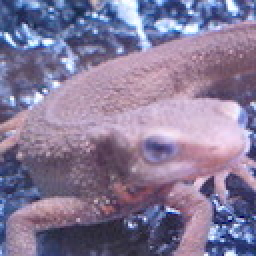
//> input picture assets/imori.jpg, 128 x 128 px (shown 2 times larger)
$ ./license_plate_detection_test   (built with g++ and OpenCV 4)
//> lines starting //> are read from the running program, lines starting //| are printed output that depends on the picture; after the words box and inside, x2 and y2 are one past the last pixel; in counts of white or black regions, pixels touching at a corner belong together
### cpp/advanced/special_detection/license_plate_detection.hpp
#ifndef LICENSE_PLATE_DETECTION_HPP
#define LICENSE_PLATE_DETECTION_HPP

#include <opencv2/opencv.hpp>
#include <vector>

namespace ip101 {
namespace advanced {

/**
 * @brief 车牌信息结构体
 */
struct LicensePlateInfo {
    cv::Rect rect;                 // 车牌区域矩形
    cv::Mat plate_img;             // 车牌图像
    double confidence;             // 检测置信度
    std::vector<cv::Rect> chars;   // 字符区域
    std::string plate_number;      // 车牌号码（如果进行了字符识别）
};

/**
 * @brief 车牌检测参数结构体
 */
struct LicensePlateDetectionParams {
    double min_area_ratio;         // 车牌面积与图像面积的最小比例
    double max_area_ratio;         // 车牌面积与图像面积的最大比例
    double min_aspect_ratio;       // 车牌宽高比最小值
    double max_aspect_ratio;       // 车牌宽高比最大值
    double min_plate_confidence;   // 最小车牌检测置信度

    // 默认构造函数
    LicensePlateDetectionParams() :
        min_area_ratio(0.001),
        max_area_ratio(0.05),
        min_aspect_ratio(2.0),
        max_aspect_ratio(6.0),
        min_plate_confidence(0.6)
    {}
};

/**
 * @brief 车牌检测算法
 * @param src 输入图像
 * @param plates 检测到的车牌信息
 * @param params 车牌检测参数
 */
void detect_license_plates(const cv::Mat& src, std::vector<LicensePlateInfo>& plates,
                         const LicensePlateDetectionParams& params = LicensePlateDetectionParams());

/**
 * @brief 基于边缘检测和几何特性的车牌定位
 * @param src 输入图像
 * @param plates 检测到的车牌区域
 * @param params 车牌检测参数
 */
void detect_plates_edge_based(const cv::Mat& src, std::vector<LicensePlateInfo>& plates,
                            const LicensePlateDetectionParams& params);

/**
 * @brief 基于颜色特征的车牌定位
 * @param src 输入图像
 * @param plates 检测到的车牌区域
 * @param params 车牌检测参数
 */
void detect_plates_color_based(const cv::Mat& src, std::vector<LicensePlateInfo>& plates,
                             const LicensePlateDetectionParams& params);

/**
 * @brief 车牌倾斜校正
 * @param plate_img 输入车牌图像
 * @param corrected_img 校正后的图像
 */
void correct_plate_skew(const cv::Mat& plate_img, cv::Mat& corrected_img);

/**
 * @brief 车牌字符分割
 * @param plate_img 车牌图像
 * @param chars 分割后的字符区域
 */
void segment_plate_chars(const cv::Mat& plate_img, std::vector<cv::Rect>& chars);

/**
 * @brief 在图像上绘制检测到的车牌
 * @param img 输入/输出图像
 * @param plates 检测到的车牌信息
 * @param draw_chars 是否绘制字符区域
 */
void draw_license_plates(cv::Mat& img, const std::vector<LicensePlateInfo>& plates, bool draw_chars = false);

} // namespace advanced
} // namespace ip101

#endif // LICENSE_PLATE_DETECTION_HPP

### cpp/advanced/special_detection/license_plate_detection.cpp
#include <advanced/detection/license_plate_detection.hpp>
#include <vector>
#include <algorithm>
#include <cmath>
#include <omp.h>

namespace ip101 {
namespace advanced {

void detect_license_plates(const cv::Mat& src, std::vector<LicensePlateInfo>& plates,
                          const LicensePlateDetectionParams& params) {
    CV_Assert(!src.empty());

    // 清空输出向量
    plates.clear();

    // 结合两种方法进行车牌检测
    std::vector<LicensePlateInfo> edge_based_plates;
    detect_plates_edge_based(src, edge_based_plates, params);

    std::vector<LicensePlateInfo> color_based_plates;
    detect_plates_color_based(src, color_based_plates, params);

    // 合并两种方法的结果
    plates.insert(plates.end(), edge_based_plates.begin(), edge_based_plates.end());
    plates.insert(plates.end(), color_based_plates.begin(), color_based_plates.end());

    // 非极大值抑制，去除重叠的检测结果
    if (!plates.empty()) {
        std::vector<LicensePlateInfo> nms_plates;
        std::vector<int> indices(plates.size());
        std::vector<float> confidences(plates.size());
        std::vector<cv::Rect> rects(plates.size());

        for (size_t i = 0; i < plates.size(); i++) {
            indices[i] = static_cast<int>(i);
            confidences[i] = static_cast<float>(plates[i].confidence);
            rects[i] = plates[i].rect;
        }

        // 使用OpenCV的NMS函数
        std::vector<int> keep_indices;
        cv::dnn::NMSBoxes(rects, confidences, static_cast<float>(params.min_plate_confidence), 0.3f, keep_indices);

        // 保留NMS后的车牌信息
        for (int idx : keep_indices) {
            nms_plates.push_back(plates[idx]);
        }

        plates = nms_plates;
    }

    // 处理每个检测到的车牌，提取字符
    for (auto& plate : plates) {
        if (plate.confidence >= params.min_plate_confidence) {
            // 校正车牌倾斜
            cv::Mat corrected_plate;
            correct_plate_skew(plate.plate_img, corrected_plate);
            plate.plate_img = corrected_plate;

            // 分割字符
            segment_plate_chars(plate.plate_img, plate.chars);
        }
    }
}

void detect_plates_edge_based(const cv::Mat& src, std::vector<LicensePlateInfo>& plates,
                             const LicensePlateDetectionParams& params) {
    CV_Assert(!src.empty());

    // 清空输出向量
    plates.clear();

    // 转换为灰度图像
    cv::Mat gray;
    if (src.channels() == 3) {
        cv::cvtColor(src, gray, cv::COLOR_BGR2GRAY);
    } else {
        gray = src.clone();
    }

    // 增强对比度
    cv::Mat contrast_enhanced;
    cv::equalizeHist(gray, contrast_enhanced);

    // 高斯模糊去噪
    cv::Mat blurred;
    cv::GaussianBlur(contrast_enhanced, blurred, cv::Size(5, 5), 0);

    // Sobel边缘检测
    cv::Mat grad_x, grad_y, grad;
    cv::Sobel(blurred, grad_x, CV_16S, 1, 0, 3);
    cv::Sobel(blurred, grad_y, CV_16S, 0, 1, 3);

    cv::Mat abs_grad_x, abs_grad_y;
    cv::convertScaleAbs(grad_x, abs_grad_x);
    cv::convertScaleAbs(grad_y, abs_grad_y);

    cv::addWeighted(abs_grad_x, 0.5, abs_grad_y, 0.5, 0, grad);

    // 二值化处理
    cv::Mat binary;
    cv::threshold(grad, binary, 0, 255, cv::THRESH_BINARY | cv::THRESH_OTSU);

    // 形态学处理，连接边缘
    cv::Mat element = cv::getStructuringElement(cv::MORPH_RECT, cv::Size(17, 3));
    cv::morphologyEx(binary, binary, cv::MORPH_CLOSE, element);

    // 查找轮廓
    std::vector<std::vector<cv::Point>> contours;
    cv::findContours(binary, contours, cv::RETR_EXTERNAL, cv::CHAIN_APPROX_SIMPLE);

    // 计算图像面积
    double img_area = src.rows * src.cols;
    double min_area = img_area * params.min_area_ratio;
    double max_area = img_area * params.max_area_ratio;

    // 处理轮廓
    for (const auto& contour : contours) {
        // 计算轮廓面积
        double area = cv::contourArea(contour);

        // 面积过滤
        if (area < min_area || area > max_area) {
            continue;
        }

        // 计算最小外接矩形
        cv::RotatedRect rot_rect = cv::minAreaRect(contour);
        cv::Rect rect = rot_rect.boundingRect();

        // 确保矩形在图像内部
        rect &= cv::Rect(0, 0, src.cols, src.rows);
        if (rect.width <= 0 || rect.height <= 0) {
            continue;
        }

        // 计算长宽比
        double aspect_ratio = static_cast<double>(rect.width) / rect.height;

        // 长宽比过滤
        if (aspect_ratio < params.min_aspect_ratio || aspect_ratio > params.max_aspect_ratio) {
            continue;
        }

        // 提取候选车牌区域
        cv::Mat plate_img = src(rect).clone();

        // 计算置信度（这里使用一个简单的启发式方法）
        // 对车牌区域进行分析，计算垂直边缘数量，越多越可能是车牌
        cv::Mat plate_gray;
        cv::cvtColor(plate_img, plate_gray, cv::COLOR_BGR2GRAY);

        cv::Mat plate_sobel_x;
        cv::Sobel(plate_gray, plate_sobel_x, CV_8U, 1, 0);

        cv::Mat plate_thresh;
        cv::threshold(plate_sobel_x, plate_thresh, 0, 255, cv::THRESH_BINARY | cv::THRESH_OTSU);

        // 统计垂直边缘的数量
        int edge_count = cv::countNonZero(plate_thresh);

        // 计算边缘密度（边缘像素数量除以面积）
        double edge_density = static_cast<double>(edge_count) / (rect.width * rect.height);

        // 边缘密度越高，越可能是车牌
        double confidence = std::min(1.0, edge_density * 100.0);

        // 创建车牌信息结构体
        if (confidence >= params.min_plate_confidence) {
            LicensePlateInfo plate_info;
            plate_info.rect = rect;
            plate_info.plate_img = plate_img;
            plate_info.confidence = confidence;

            plates.push_back(plate_info);
        }
    }
}

void detect_plates_color_based(const cv::Mat& src, std::vector<LicensePlateInfo>& plates,
                              const LicensePlateDetectionParams& params) {
    CV_Assert(!src.empty());
    CV_Assert(src.channels() == 3);  // 颜色检测需要彩色图像

    // 清空输出向量
    plates.clear();

    // 转换到HSV颜色空间，便于颜色分割
    cv::Mat hsv;
    cv::cvtColor(src, hsv, cv::COLOR_BGR2HSV);

    // 定义蓝色车牌的颜色范围（中国标准蓝牌）
    cv::Scalar lower_blue(100, 70, 70);
    cv::Scalar upper_blue(130, 255, 255);

    // 定义黄色车牌的颜色范围
    cv::Scalar lower_yellow(15, 70, 70);
    cv::Scalar upper_yellow(35, 255, 255);

    // 创建掩码
    cv::Mat blue_mask, yellow_mask, color_mask;
    cv::inRange(hsv, lower_blue, upper_blue, blue_mask);
    cv::inRange(hsv, lower_yellow, upper_yellow, yellow_mask);

    // 合并两种颜色的掩码
    cv::bitwise_or(blue_mask, yellow_mask, color_mask);

    // 形态学处理
    cv::Mat element = cv::getStructuringElement(cv::MORPH_RECT, cv::Size(17, 3));
    cv::morphologyEx(color_mask, color_mask, cv::MORPH_CLOSE, element);
    cv::morphologyEx(color_mask, color_mask, cv::MORPH_OPEN, element);

    // 查找轮廓
    std::vector<std::vector<cv::Point>> contours;
    cv::findContours(color_mask, contours, cv::RETR_EXTERNAL, cv::CHAIN_APPROX_SIMPLE);

    // 计算图像面积
    double img_area = src.rows * src.cols;
    double min_area = img_area * params.min_area_ratio;
    double max_area = img_area * params.max_area_ratio;

    // 处理轮廓
    for (const auto& contour : contours) {
        // 计算轮廓面积
        double area = cv::contourArea(contour);

        // 面积过滤
        if (area < min_area || area > max_area) {
            continue;
        }

        // 计算最小外接矩形
        cv::RotatedRect rot_rect = cv::minAreaRect(contour);
        cv::Rect rect = rot_rect.boundingRect();

        // 确保矩形在图像内部
        rect &= cv::Rect(0, 0, src.cols, src.rows);
        if (rect.width <= 0 || rect.height <= 0) {
            continue;
        }

        // 计算长宽比
        double aspect_ratio = static_cast<double>(rect.width) / rect.height;

        // 长宽比过滤
        if (aspect_ratio < params.min_aspect_ratio || aspect_ratio > params.max_aspect_ratio) {
            continue;
        }

        // 提取候选车牌区域
        cv::Mat plate_img = src(rect).clone();

        // 计算该区域内蓝色或黄色像素的比例
        cv::Mat plate_hsv;
        cv::cvtColor(plate_img, plate_hsv, cv::COLOR_BGR2HSV);

        cv::Mat plate_blue_mask, plate_yellow_mask, plate_color_mask;
        cv::inRange(plate_hsv, lower_blue, upper_blue, plate_blue_mask);
        cv::inRange(plate_hsv, lower_yellow, upper_yellow, plate_yellow_mask);
        cv::bitwise_or(plate_blue_mask, plate_yellow_mask, plate_color_mask);

        int color_pixels = cv::countNonZero(plate_color_mask);
        double color_ratio = static_cast<double>(color_pixels) / (rect.width * rect.height);

        // 颜色比例越高，越可能是车牌
        double confidence = std::min(1.0, color_ratio * 2.0);  // 乘以2是为了归一化到0-1范围

        // 创建车牌信息结构体
        if (confidence >= params.min_plate_confidence) {
            LicensePlateInfo plate_info;
            plate_info.rect = rect;
            plate_info.plate_img = plate_img;
            plate_info.confidence = confidence;

            plates.push_back(plate_info);
        }
    }
}

// [120 lines left out: functions correct_plate_skew, segment_plate_chars, not called in this run]

void draw_license_plates(cv::Mat& img, const std::vector<LicensePlateInfo>& plates, bool draw_chars) {
    for (const auto& plate : plates) {
        // 绘制车牌矩形
        cv::rectangle(img, plate.rect, cv::Scalar(0, 255, 0), 2);

        // 绘制置信度
        std::string conf_text = "Conf: " + std::to_string(int(plate.confidence * 100)) + "%";
        cv::putText(img, conf_text, cv::Point(plate.rect.x, plate.rect.y - 10),
                   cv::FONT_HERSHEY_SIMPLEX, 0.5, cv::Scalar(0, 255, 0), 1);

        // 如果需要，绘制字符区域
        if (draw_chars && !plate.chars.empty()) {
            for (const auto& char_rect : plate.chars) {
                // 转换字符区域坐标到原始图像坐标
                cv::Rect global_char_rect(
                    plate.rect.x + char_rect.x,
                    plate.rect.y + char_rect.y,
                    char_rect.width,
                    char_rect.height
                );
                cv::rectangle(img, global_char_rect, cv::Scalar(255, 0, 0), 1);
            }
        }

        // 如果有识别的车牌号码，绘制出来
        if (!plate.plate_number.empty()) {
            cv::putText(img, plate.plate_number,
                       cv::Point(plate.rect.x, plate.rect.y + plate.rect.height + 20),
                       cv::FONT_HERSHEY_SIMPLEX, 0.6, cv::Scalar(0, 0, 255), 2);
        }
    }
}

} // namespace advanced
} // namespace ip101

### examples/advanced/license_plate_detection_test.cpp
#include <opencv2/opencv.hpp>
#include <iostream>
#include <chrono>
#include <vector>
#include <string>
#include <filesystem>
#include <iomanip>
#include <fstream>

#include "advanced/detection/license_plate_detection.hpp"

using namespace cv;
using namespace std;

int main(int argc, char** argv) {
    cout << "=== License Plate Detection Algorithm Test ===" << endl;

    string image_path = (argc > 1) ? argv[1] : "assets/imori.jpg";
    Mat src = imread(image_path);
//> src is the input picture: 128 rows x 128 cols, CV_8UC3; mean B, G, R 152.8, 121.8, 134.1

    if (src.empty()) {
        cerr << "Error: Cannot load image " << image_path << endl;
        return -1;
    }

    cout << "Image size: " << src.size() << endl;
//| Image size: [128 x 128]
    filesystem::create_directories("output/license_plate_detection");

    // Performance test
    cout << "\n--- Performance Test ---" << endl;

    vector<ip101::advanced::LicensePlateInfo> plates_main, plates_edge, plates_color;
    ip101::advanced::LicensePlateDetectionParams params;
    params.min_area_ratio = 0.001;
    params.max_area_ratio = 0.05;
    params.min_aspect_ratio = 2.0;
    params.max_aspect_ratio = 6.0;
    params.min_plate_confidence = 0.6;

    auto start = chrono::high_resolution_clock::now();
    ip101::advanced::detect_license_plates(src, plates_main, params);
//> in detect_plates_edge_based, `cv::cvtColor(src, gray, cv::COLOR_BGR2GRAY);`:
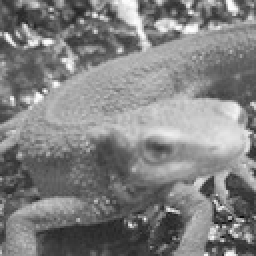
//> gray: 128 rows x 128 cols, CV_8UC1 (shown 2 times larger); min 11, max 254, mean 129
//> in detect_plates_edge_based, `cv::GaussianBlur(contrast_enhanced, blurred, cv::Size(5, 5), 0);`:
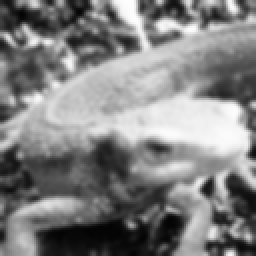
//> blurred: 128 rows x 128 cols, CV_8UC1 (shown 2 times larger); min 4, max 254, mean 128.2
//> in detect_plates_edge_based, `cv::Sobel(blurred, grad_y, CV_16S, 0, 1, 3);`:
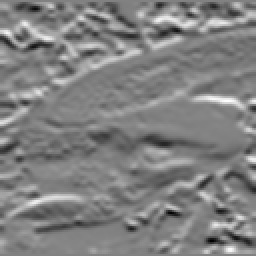
//> grad_y: 128 rows x 128 cols, CV_16SC1 (shown 2 times larger); min -518, max 501, mean -3; drawn with min black and max white
//> in detect_plates_edge_based, `cv::addWeighted(abs_grad_x, 0.5, abs_grad_y, 0.5, 0, grad);`:
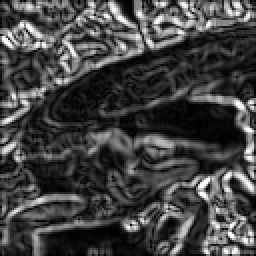
//> grad: 128 rows x 128 cols, CV_8UC1 (shown 2 times larger); min 0, max 255, mean 67.1
//> in detect_plates_edge_based, `cv::threshold(grad, binary, 0, 255, cv::THRESH_BINARY | cv::THRESH_OTS..`:
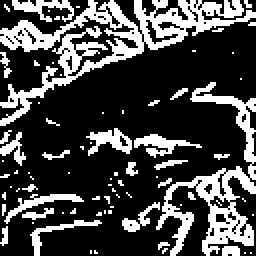
//> binary: 128 rows x 128 cols, CV_8UC1 (shown 2 times larger); 27.5% white; 79 white regions (62 under 20 px), largest, box (x1, y1, x2, y2) and area: (0, 0, 128, 63) 1922, (78, 41, 128, 128) 1154, (67, 67, 101, 79) 160
//> in detect_plates_edge_based, `cv::morphologyEx(binary, binary, cv::MORPH_CLOSE, element);`:
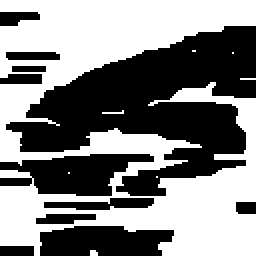
//> binary: 128 rows x 128 cols, CV_8UC1 (shown 2 times larger); 51.5% white; 11 black regions
//> in detect_plates_edge_based, `cv::findContours(binary, contours, cv::RETR_EXTERNAL, cv::CHAIN_APPROX..`: contours = 8 contours, 7 with area under 20; largest, box (x1, y1, x2, y2) and area: (0, 0, 128, 128) 8186
//> in detect_plates_edge_based, `double min_area = img_area * params.min_area_ratio;`: min_area = 16.38
//> in detect_plates_edge_based, `double max_area = img_area * params.max_area_ratio;`: max_area = 819.2
//> the loop in detect_plates_edge_based, `for (const auto& contour : contours)` made 8 passes
//> area on pass 8: 8186
//> in detect_license_plates, `detect_plates_edge_based(src, edge_based_plates, params);`: edge_based_plates = 0 items
//> in detect_plates_color_based, `cv::morphologyEx(color_mask, color_mask, cv::MORPH_OPEN, element);`:
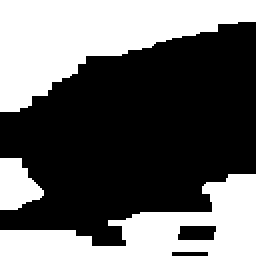
//> color_mask: 128 rows x 128 cols, CV_8UC1 (shown 2 times larger); 39.6% white; 3 white regions
//> in detect_plates_color_based, `cv::findContours(color_mask, contours, cv::RETR_EXTERNAL, cv::CHAIN_AP..`: contours = 3 contours; box (x1, y1, x2, y2) and area: (0, 0, 128, 56) 3530, (0, 87, 128, 128) 2316, (0, 79, 22, 105) 363
//> (the rest of the program and of its run is left out)
